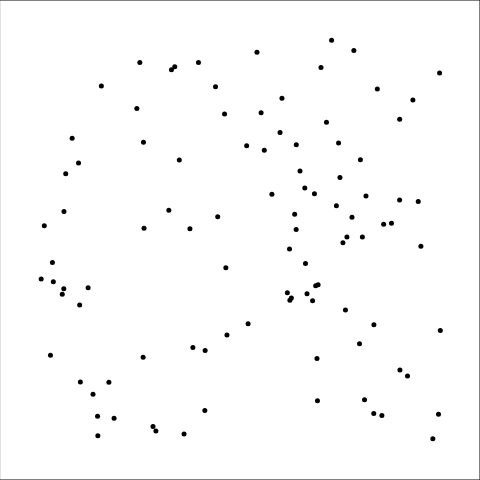
Frame 1 (no input)
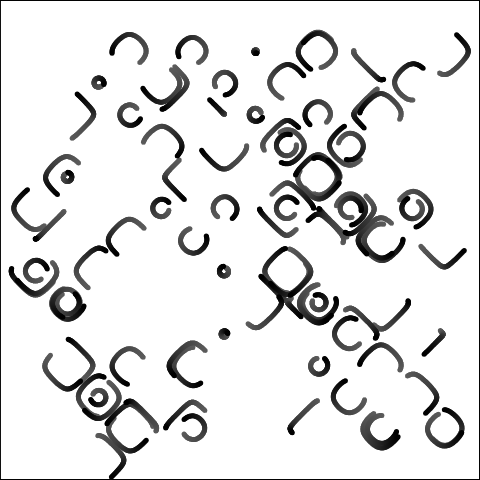
Frame 60 (no input)
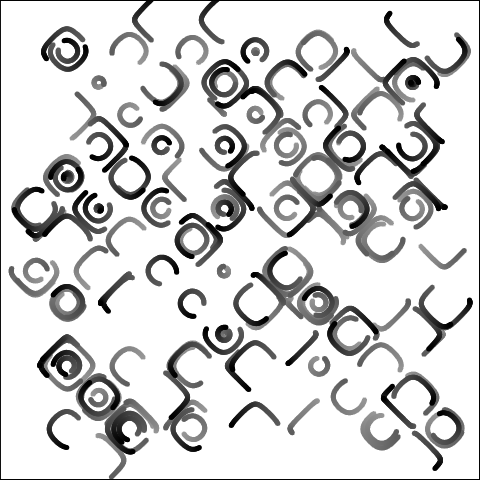
Frame 120 (the mouse pressed at the canvas centre since frame 60)

The p5.js sketch that drew these frames (run headless with seeded random() and noise() and a simulated clock; from frame 60 on, the mouse is pressed at the canvas centre):

// p5.js sketch
// ── sketch.js
// 球的位置
var X,Y;
var posCount = 100;

// 函数setup() ：准备阶段
function setup() 
{
	createCanvas(480,480);
	X = new Array();
	Y = new Array();
	randXY();
}

function randXY()
{
	for(var i =0;i<posCount;i++)
	{
		X[i] = random(-200,200);
		Y[i] = random(-200,200);
	}
	
}

function mousePressed()
{
	randXY();
}

// 函数draw()：作画阶段
function draw() {

	// 刷屏
	fill(255,2);
	rect(0,0,width,height);

	// 遍历所有小球，更新位置并显示
	var dt = 1;
	for(var i =0;i<posCount;i++)
	{
		// 用微分方程更新位置
		var x = X[i];
		var y = Y[i];

		var dx = sin(0.1*y) * dt;
		var dy = cos(0.1*x) * dt;

		x = x + dx;
		y = y + dy;

		X[i] = x;
		Y[i] = y;

		// 在新的位置显示小球
		drawBall(X[i],Y[i]);
	}

}

// 在x,y位置画球
function drawBall(x,y)
{
	push();
	translate(width/2,height/2);
	translate(x,y);
	scale(50,50);
	fill(0);// 填充白色
	noStroke();
	ellipse(0,0,0.1,0.1); // 画圆形
	pop();
}

// 返回当前时刻
function getTime()
{
	return millis()/1000;
}
